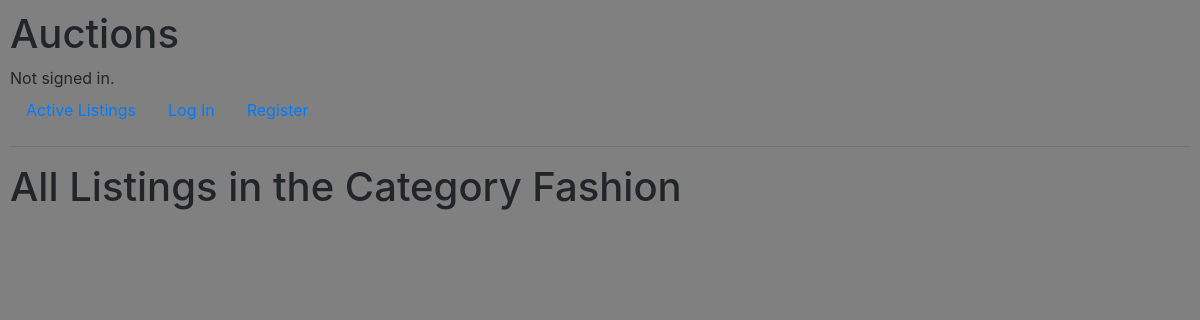
Before: /categories/1/ with the older database file.
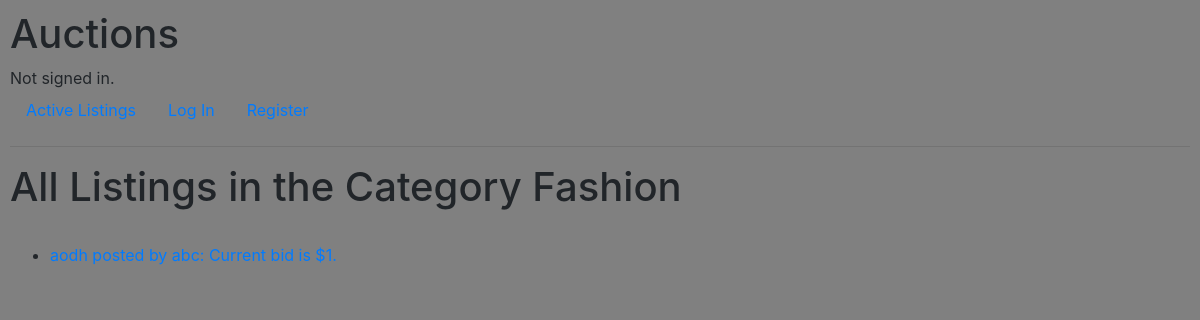
After: the same page with the newer database file.
### auctions/models.py (models this page shows, shortened)
class Listing(models.Model):
    title = models.CharField(max_length=64)
    description = models.CharField(max_length=512, null=True)
    url = models.URLField(blank=True, null=True)
    bid = models.OneToOneField(Bid, on_delete=models.CASCADE, primary_key=True)
    lister = models.ForeignKey(User, on_delete=models.CASCADE, related_name="listings")
    category = models.ForeignKey(Category, related_name="category_items", on_delete=models.CASCADE, default=1)
    status = models.ForeignKey(Status, on_delete=models.CASCADE, related_name="listings", default=1)
    def __str__(self):
        return f"{self.title} posted by {self.lister}: Current bid is ${self.bid.amount}."

class User(AbstractUser):
    pass

class Bid(models.Model):
    amount = models.IntegerField(default=10)
    bidder = models.OneToOneField(User, on_delete=models.CASCADE, null=True)

### auctions/views.py (the view)
# urls.py: path("categories/<int:category_id>/", views.get_category, name="get_category"),
def get_category(request, category_id):
    category = Category.objects.get(pk= category_id)
    listings = category.category_items.all()
    return render(request, 'auctions/get_category.html', { 'listings': listings, 'category': category})

### auctions/models.py (called while the page is built)
    def __str__(self):
        return f"{self.name}"

### auctions/templates/auctions/get_category.html
{% extends 'auctions/layout.html' %}
{% block body %}
    <h1> All Listings in the Category {{ category }} </h1><br>
    <ul>
        {% for listing in listings %}
            <li> <a href="{% url 'listing' listing.pk %}"> {{ listing }} </a></li>
        {% endfor %}
    </ul>
{% endblock %}

Changed rows visible on the page:
added Listing: title+lister+bid_id "aodh posted by abc: Current bid is $1."
